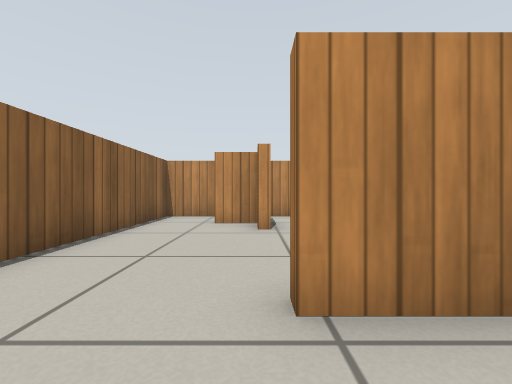
view 1 (above)

12 first-person views from a walk through a Gazebo world. The camera is 0.44 m above the floor, looks level and sees 90° across. The floor is counted in squares, 0.5 m on a side. Each view is taken from the middle of a square. On the plan, view 1 faces up. The plan holds only what a view shows up to about 10 squares ahead; the rest is blank. Simple patterns stand in for the simulator's built-in surfaces.

view 2
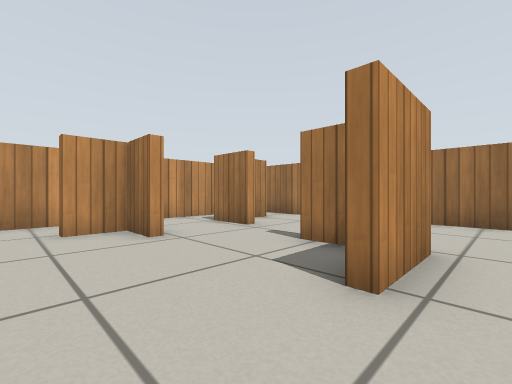

view 3
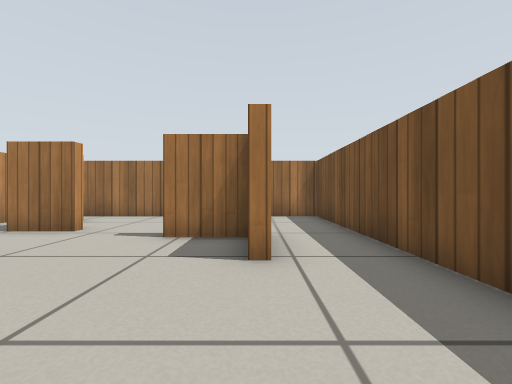

view 4
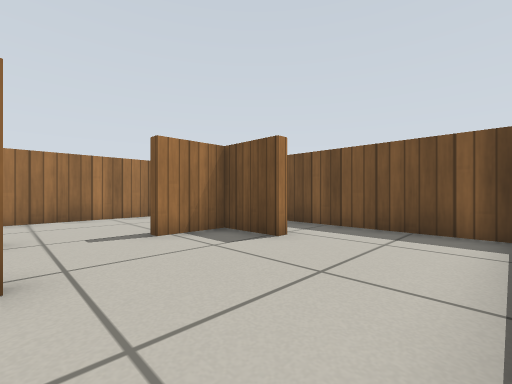

view 5
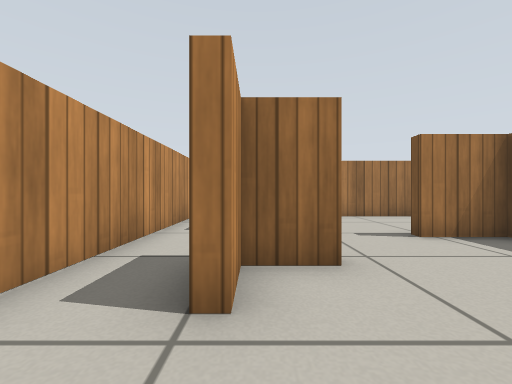

view 6
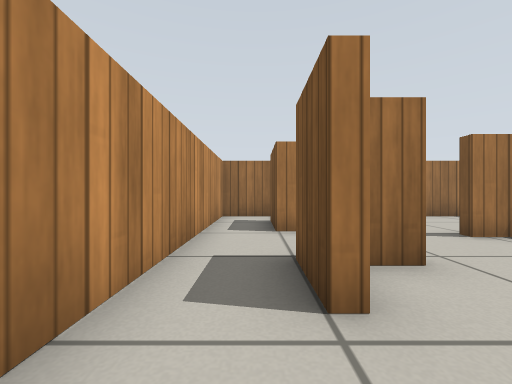

view 7
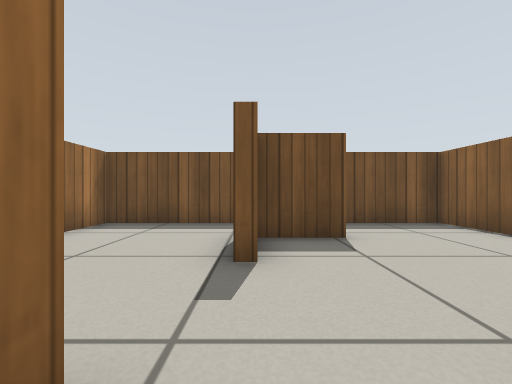

view 8
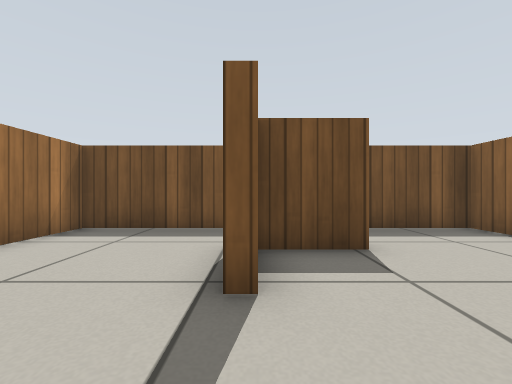

view 9
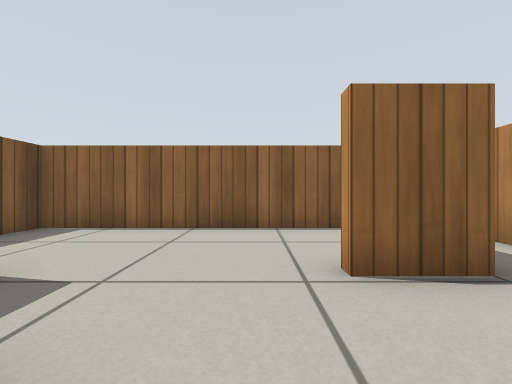

view 10
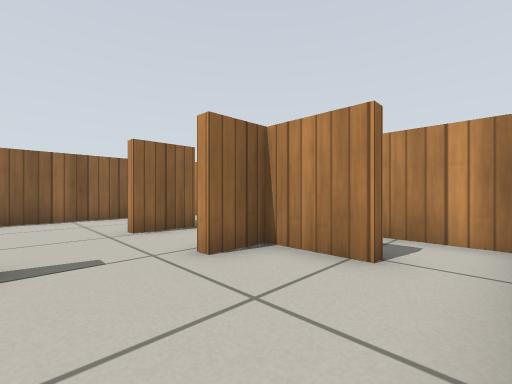

view 11
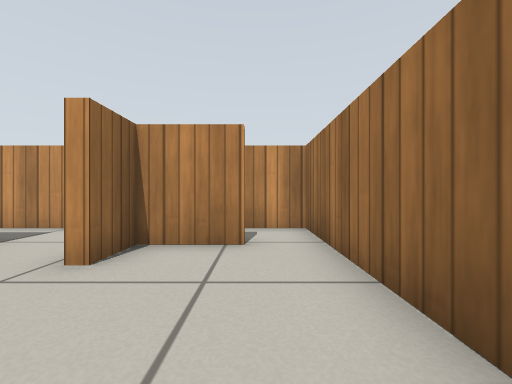

view 12
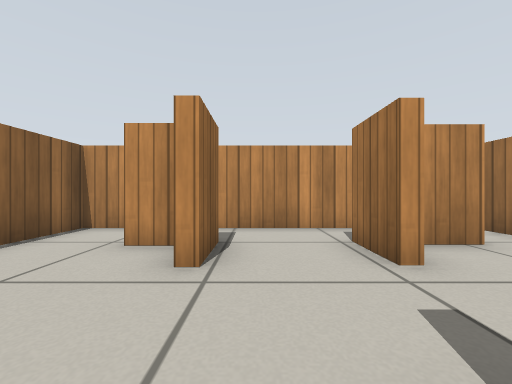

### Floor plan
Points are (right, up) in squares from view 1. A wall is a line through its corners. A room is listed if a view was taken in it or the views show most of it. See-through windows are left out.
Room 1 (views 1, 2, 3, 4, 5, 6, 7, 8, 9, 10, 11, 12)
walls: (2.2, 1.8) (0.2, 1.8); (0.2, 2.1) (2, 2.1) (2, 3.8) (2.4, 3.8); (0, 5.9) (0, 7.3) (-1.3, 7.3); (4.9, 7.3) (3, 7.3) (3, 6) (2.7, 6) (2.7, 7.5) (4.5, 7.5); (-1.3, 7.5) (0.3, 7.5) (0.3, 5.9); (6.2, -0.2) (6.2, 9.2) (-3.2, 9.2) (-3.2, -0.2) (6.2, -0.2)

Where each view was taken, in squares from view 1:
view 1: 0 up, 0 right, facing up
view 2: 1 up, 2 left, facing up-right
view 3: 2 up, 3 left, facing right
view 4: 6 up, 3 left, facing down-right
view 5: 7 up, 3 left, facing right
view 6: 8 up, 3 left, facing right
view 7: 7 up, 2 right, facing down
view 8: 6 up, 2 right, facing down
view 9: 5 up, 3 right, facing left
view 10: 4 up, 6 right, facing up-left
view 11: 3 up, 5 right, facing up
view 12: 3 up, 1 right, facing up
